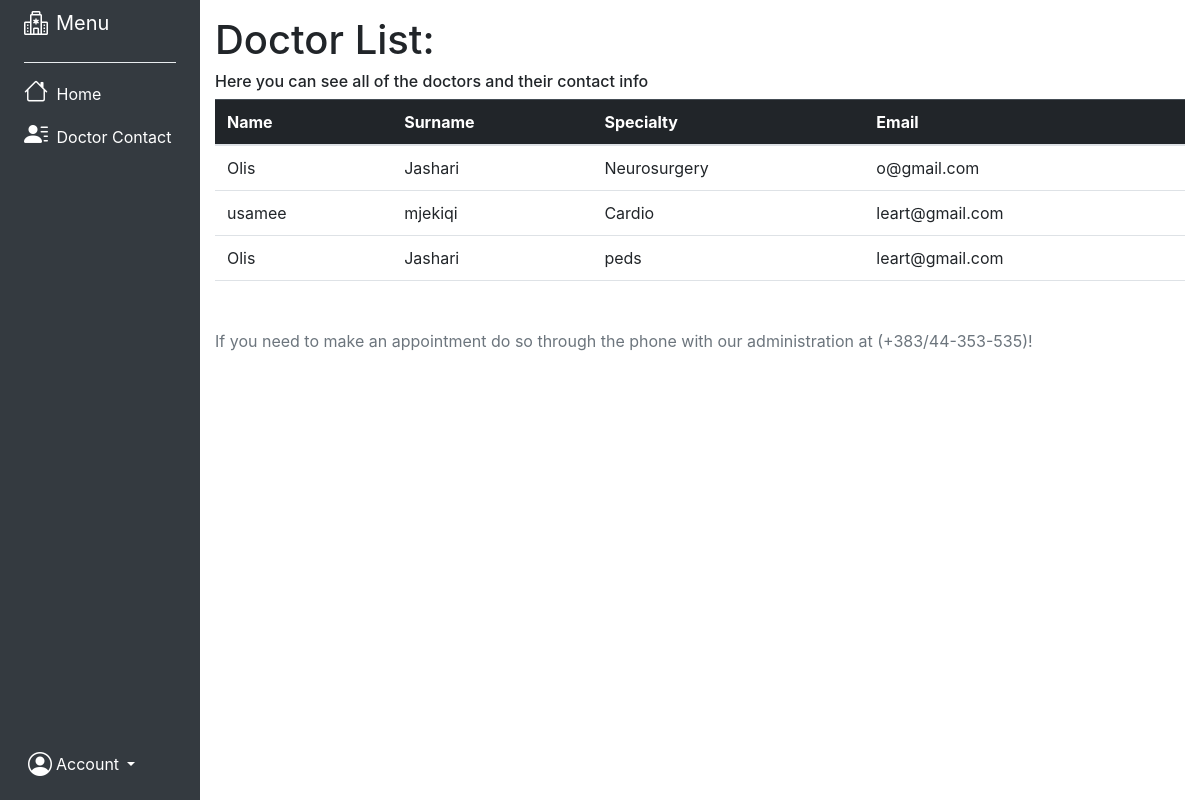
Before: /pdList.php with the older database file.
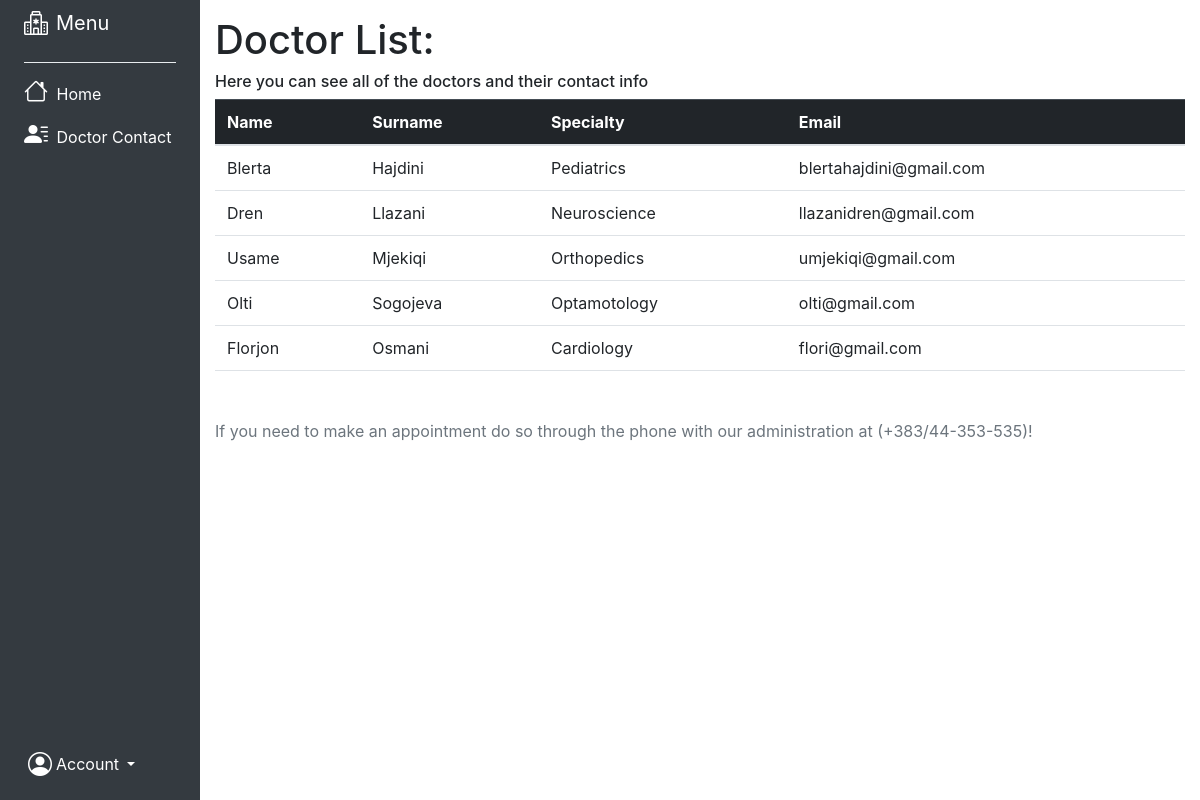
After: the same page with the newer database file.
### tables this page shows
CREATE TABLE `doctor` (
  `id` int(15) NOT NULL,
  `name` varchar(45) NOT NULL,
  `surname` varchar(45) NOT NULL,
  `username` varchar(45) NOT NULL,
  `email` varchar(35) NOT NULL,
  `password` varchar(25) NOT NULL
);

### pdList.php (the view, shortened to what this page needs)
<?php include("header2.php"); ?>
<!DOCTYPE html>
<html lang="en">
<head>
</head>
<body>
<div class="container-fluid">
    <div class="row flex-nowrap">
        <div class="col-auto col-md-3 col-xl-2 px-sm-2 px-0 bg-dark">
            <div class="d-flex flex-column align-items-center align-items-sm-start px-3 pt-2 text-white min-vh-100">
                <a href="/" class="d-flex align-items-center pb-3 mb-md-0 me-md-auto text-white text-decoration-none text-white">
                <i class="fs-4 bi-hospital me-2"></i><span class="fs-5 d-none d-sm-inline">Menu</span>
                </a>
                <hr class="dropdown-divider custom-divider">
                <ul class="nav nav-pills flex-column mb-sm-auto mb-0 align-items-center align-items-sm-start" id="menu">
                    <li class="nav-item">
                        <a href="sidebarP.php" class="nav-link align-middle px-0 text-white">
                            <i class="fs-4 bi-house"></i> <span class="ms-1 d-none d-sm-inline">Home</span>
                        </a>
                    </li>
                    <li>
                        <a href="pdList.php" class="nav-link px-0 align-middle text-white">
                            <i class="fs-4 bi-person-lines-fill"></i> <span class="ms-1 d-none d-sm-inline">Doctor Contact</span></a>
                    </li>
                </ul>
                <div class="dropdown pb-4">
                    <a href="#" class="d-flex align-items-center text-white text-decoration-none dropdown-toggle" id="dropdownUser1" data-bs-toggle="dropdown" aria-expanded="false">
                    <i class="fs-4 ms-1 bi-person-circle"></i>
                        <span class="d-none d-sm-inline mx-1">Account</span>
                    </a>
                </div>
            </div>
        </div>
        <div class="col py-3">
                <h1>Doctor List:</h1>
            <h6>Here you can see all of the doctors and their contact info</h6>
            <?php
            		include_once('config.php');
            		include('header.php');
            		$getUsers = $conn->prepare("SELECT * FROM doctor");
            		$getUsers->execute();
            		$users = $getUsers->fetchAll();
            	 ?>
            <table class="table">
            	<thead class="table-dark">
            		<tr>
            			<th>Name</th>
            			<th>Surname</th>
                        <th>Specialty</th>
            			<th>Email</th>
            		</tr>
            	</thead>
            	<tbody>
            		<?php foreach ($users as $user): ?>
            			<tr>
            				<td><?= htmlspecialchars($user['name']) ?></td>
            				<td><?= htmlspecialchars($user['surname']) ?></td>
                            <td><?= htmlspecialchars($user['username']) ?></td>
            				<td><?= htmlspecialchars($user['email']) ?></td>
            			</tr>
            		<?php endforeach; ?>
            	</tbody>
            </table>
           <p class="mt-5 mb-3 text-muted">If you need to make an appointment do so through the phone with our administration at (+383/44-353-535)!</p>
            </div>
    </div>
</body>
</html>

Changed rows visible on the page:
removed doctor: name "Olis", surname "Jashari", username "Neurosurgery", email "o@gmail.com"
removed doctor: name "usamee", surname "mjekiqi", username "Cardio", email "leart@gmail.com"
removed doctor: name "Olis", surname "Jashari", username "peds", email "leart@gmail.com"
added doctor: name "Blerta", surname "Hajdini", username "Pediatrics", email "blertahajdini@gmail.com"
added doctor: name "Dren", surname "Llazani", username "Neuroscience", email "llazanidren@gmail.com"
added doctor: name "Usame", surname "Mjekiqi", username "Orthopedics", email "umjekiqi@gmail.com"
added doctor: name "Olti", surname "Sogojeva", username "Optamotology", email "olti@gmail.com"
added doctor: name "Florjon", surname "Osmani", username "Cardiology", email "flori@gmail.com"
